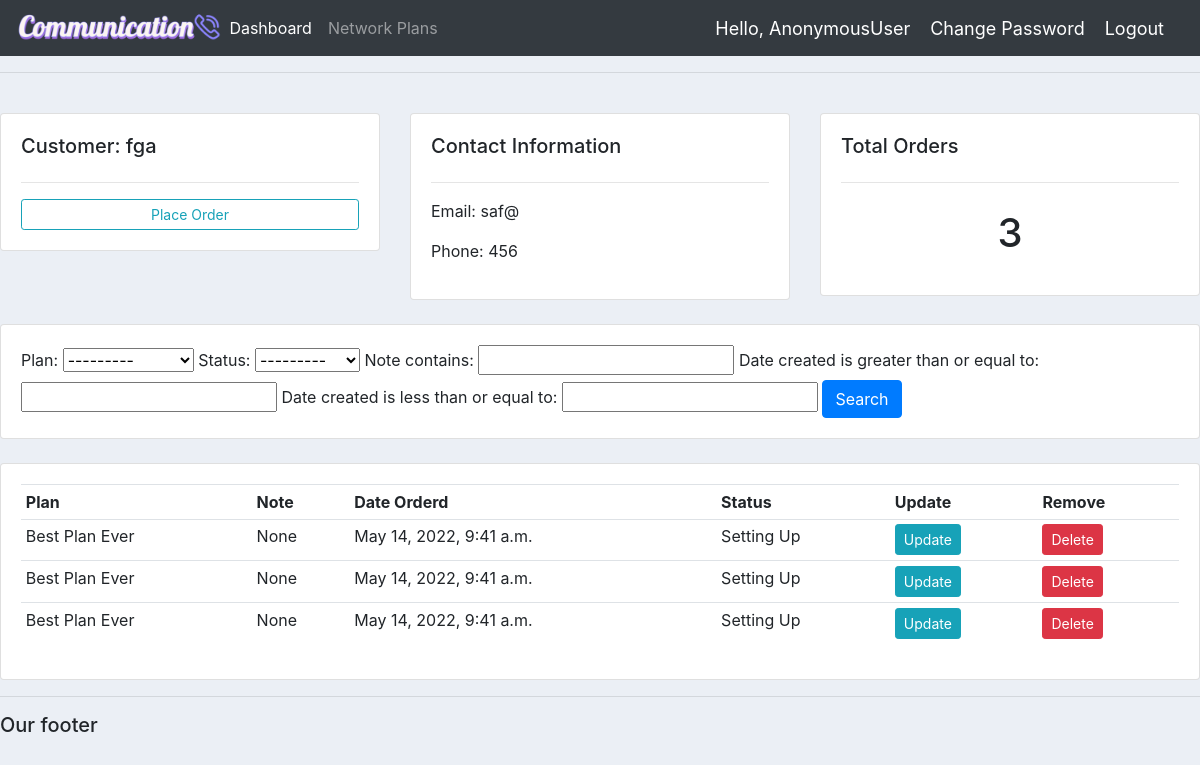
The page /customer/9 on the database its author committed.
### accounts/models.py (models this page shows, shortened)
class Customer(models.Model):
    name = models.CharField(max_length=200, null=True)
    phone = models.CharField(max_length=200, null=True)
    email = models.CharField(max_length=200, null=True)
    date_created = models.DateTimeField(auto_now_add=True)
    creator_id = models.IntegerField(null=True)

class Order(models.Model):
    STATUS = (
        ('Pending', 'Pending'),
        ('Setting Up', 'Setting Up'),
        ('Connected', 'Connected')
    )
    customer = models.ForeignKey(Customer, null=True, on_delete= models.SET_NULL)
    plan = models.ForeignKey(Plan, null=True, on_delete= models.SET_NULL)
    date_created = models.DateTimeField(auto_now_add=True, null=True)
    status = models.CharField(max_length=200, null=True, choices=STATUS)
    note = models.CharField(max_length=1000, null=True)

class Plan(models.Model):
    TYPE = (
        ('Annual', 'Annual'),
        ('Monthly', 'Monthly'),
    )
    name = models.CharField(max_length=200, null=True)
    price = models.FloatField(null=True)
    type = models.CharField(max_length=200, null=True, choices=TYPE)
    description = models.CharField(max_length=200, null=True, blank=True)
    date_created = models.DateTimeField(auto_now_add=True)
    tags = models.ManyToManyField(Tag)
    def __str__(self):
        return self.name

### accounts/views.py (the view)
# urls.py: path('customer/<str:pk>', views.customer, name='customer'),
def customer(request, pk):
    secured = True
    if secured==False:
        customer = Customer.objects.raw("SELECT * FROM USERS WHERE id='" + pk + "'")
    else:
        customer = Customer.objects.get(id=pk)
    orders = customer.order_set.all()
    orders_count = orders.count()
    myFilter = OrderFilter(request.GET, queryset=orders)
    orders = myFilter.qs
    context = {'customer': customer, 'orders': orders, 'orders_count':orders_count, 'myFilter': myFilter}
    return render(request, 'accounts/customer.html', context)

### accounts/templates/accounts/customer.html
{%  extends 'accounts/main.html' %}
{% block content %}
	<br>
<div class="row">
	<div class="col-md">
		<div class="card card-body">
			<h5>Customer: {{customer.name}}</h5>
			<hr>
			<a class="btn btn-outline-info  btn-sm btn-block" href="{% url 'create_order' customer.id %}">Place Order</a>
		</div>
	</div>
	<div class="col-md">
		<div class="card card-body">
			<h5>Contact Information</h5>
			<hr>
			<p>Email: {{customer.email}}</p>
			<p>Phone: {{customer.phone}}</p>
		</div>
	</div>
	<div class="col-md">
		<div class="card card-body">
			<h5>Total Orders</h5>
			<hr>
			<h1 style="text-align: center;padding: 10px">{{orders_count}}</h1>
		</div>
	</div>
</div>
<br>
<div class="row">
	<div class="col">
		<div class="card card-body">
			<form method="get">
				{{myFilter.form}}
		    <button class="btn btn-primary" type="submit">Search</button>
		  </form>
		</div>
	</div>
</div>
<br>
<div class="row">
	<div class="col-md">
		<div class="card card-body">
			<table class="table table-sm">
				<tr>
					<th>Plan</th>
					<th>Note</th>
					<th>Date Orderd</th>
					<th>Status</th>
					<th>Update</th>
					<th>Remove</th>
				</tr>
				{% for order in orders %}
				<tr>
					<td>{{order.plan}}</td>
					<td>{{order.note}}</td>
					<td>{{order.date_created}}</td>
					<td>{{order.status}}</td>
					<td><a class="btn btn-sm btn-info" href="{% url 'update_order' order.id %}">Update</a></td>
					<td><a class="btn btn-sm btn-danger" href="{% url 'delete_order' order.id %}">Delete</a></td>
				</tr>
				{% endfor %}
			</table>
		</div>
	</div>
</div>
{% endblock %}

### accounts/templates/accounts/main.html (shortened to what this page needs)
{% load static %}
<!DOCTYPE html>
<html lang="en">
<head>
    <link rel="stylesheet" href="https://cdn.jsdelivr.net/npm/bootstrap@4.4.1/dist/css/bootstrap.min.css">
    <link rel="stylesheet" type="text/css" href={% static '/css/main.css' %}
</head>
<body>
    {% include 'accounts/navbar.html' %}
    <hr>
    {% block content %}
    {% endblock %}
    <hr>
    <h5>Our footer</h5>
</body>
</html>

### accounts/templates/accounts/navbar.html (shortened to what this page needs)
{% load static %}
<nav class="navbar navbar-expand-lg navbar-dark bg-dark">
    <img src="{% static 'images/logo.png' %}"
    width="205.4"
    height="34.4" >
    <div class="collapse navbar-collapse" id="navbarNav">
      <ul class="navbar-nav">
        <li class="nav-item active">
          <a class="nav-link" href="{% url 'home' %}">Dashboard</a>
        </li>
        <li class="nav-item">
          <a class="nav-link" href="{% url 'networkplans' %}">Network Plans</a>
        </li>
      </ul>
    </div>
    <span class="hello-msg">Hello, {{request.user}}</span>
    <span><a class="hello-msg" href={% url 'change_password' %}>Change Password</a></span>
    <span><a class="hello-msg" href={% url 'logout' %}>Logout</a></span>
  </nav>

### static/css/main.css (style rules this page uses)
body { background-color: #ebeff5; }

### accounts/templates/accounts/navbar.html (style rules this page uses)
.hello-msg { font-size: 18px; color: #fff; margin-right: 20px; }

### rows shown on the page
Customer: name "fga", email "saf@", phone "456"
Order: plan "Best Plan Ever", note "None", date_created "May 14, 2022, 9:41 a.m.", status "Setting Up"
Order: plan "Best Plan Ever", note "None", date_created "May 14, 2022, 9:41 a.m.", status "Setting Up"
Order: plan "Best Plan Ever", note "None", date_created "May 14, 2022, 9:41 a.m.", status "Setting Up"

### other values the page prints
{{ request.user }} "AnonymousUser"
{{ orders_count }} "3"
